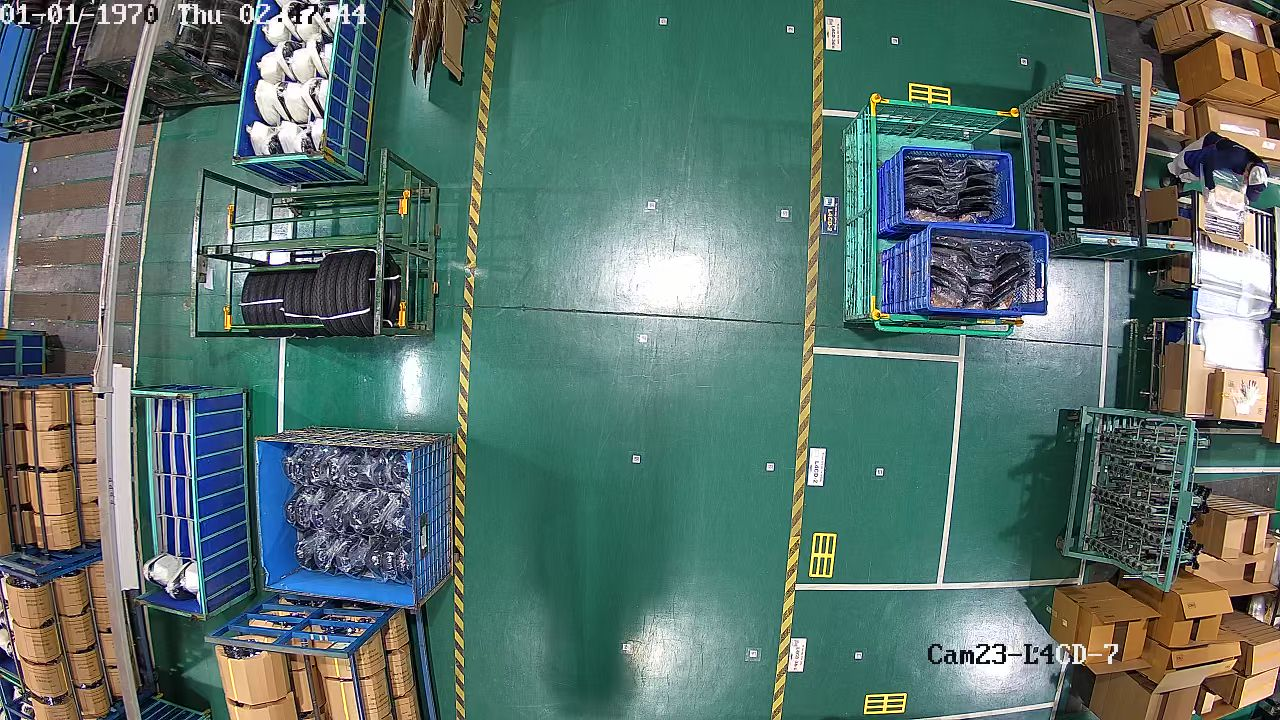
#> input picture src/asset/data/1.jpg, 1280 x 720 px, found by its file name
$ python draft.py
#> lines starting #> are read from the running program, lines starting #| are printed output that depends on the picture
import cv2
import numpy as np
import matplotlib.pyplot as plt

image = cv2.imread(r'src\asset\data\1.jpg')
#> image is the input picture: shape (720, 1280, 3); mean B, G, R 107.2, 112.9, 89.7
image = cv2.cvtColor(image, cv2.COLOR_BGR2RGB)

# MeanShift
mean_shift = cv2.pyrMeanShiftFiltering(image, sp=30, sr=40, maxLevel=1)
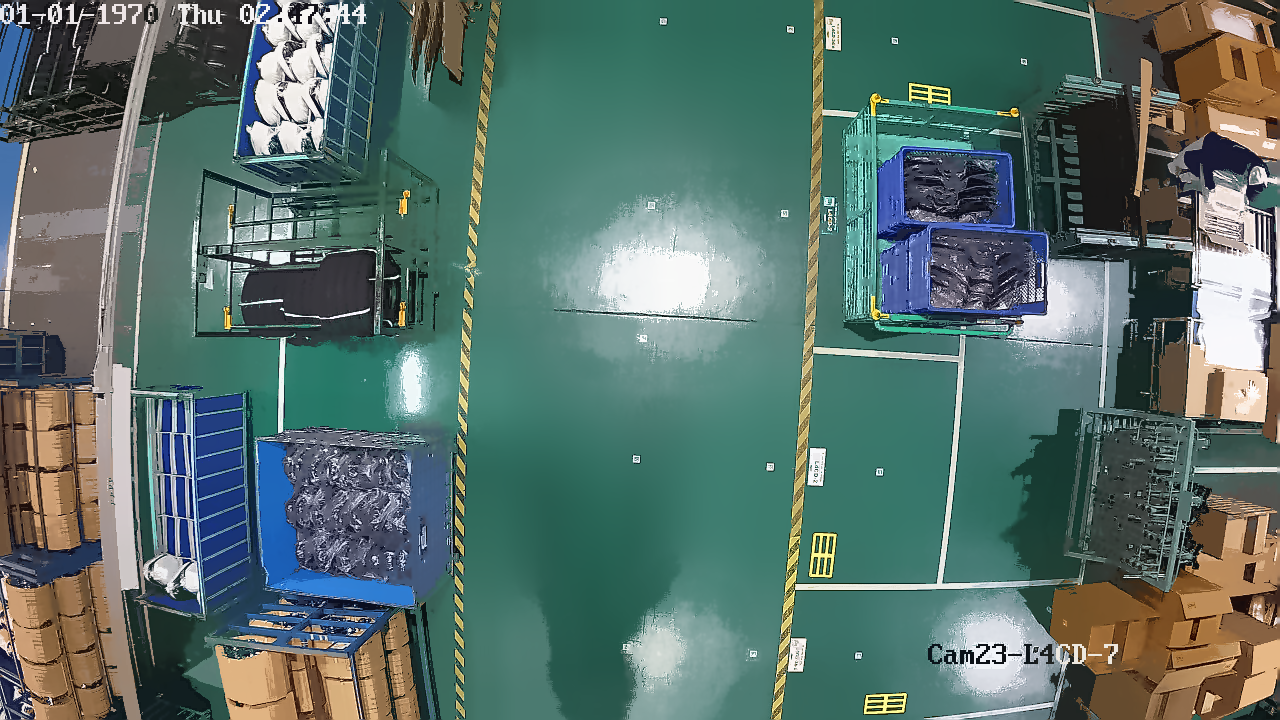
#> mean_shift: shape (720, 1280, 3); mean R, G, B 89, 112.7, 106.6

# K-means
pixel_values = image.reshape((-1, 3))
pixel_values = np.float32(pixel_values)
criteria = (cv2.TERM_CRITERIA_EPS + cv2.TERM_CRITERIA_MAX_ITER, 100, 0.85)
_, labels, centers = cv2.kmeans(pixel_values, 3, None, criteria, 10, cv2.KMEANS_RANDOM_CENTERS)
#> centers = [[34.09, 45.51, 45.98], [79.71, 115, 107.6], [197.8, 199.1, 190.2]]
centers = np.uint8(centers)
#> centers = [[34, 45, 45], [79, 115, 107], [197, 199, 190]]
kmeans = centers[labels.flatten()].reshape(image.shape)
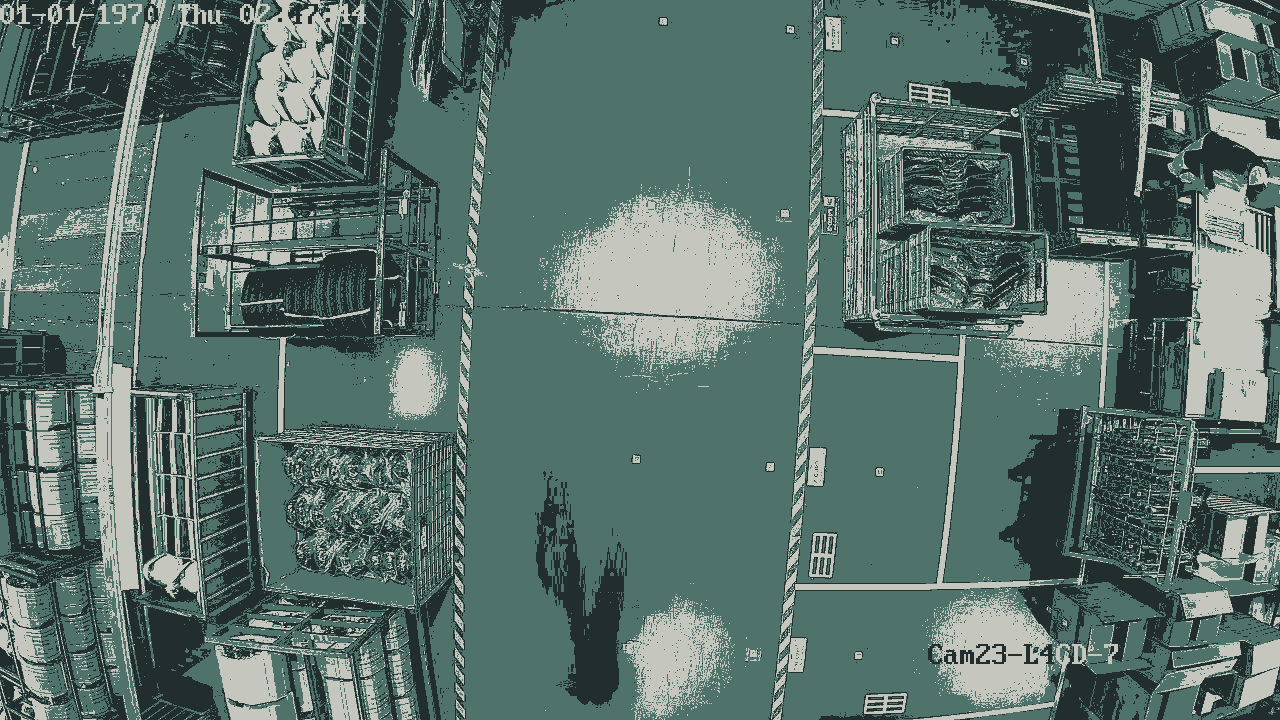
#> kmeans: shape (720, 1280, 3); mean R, G, B 89.1, 112.7, 106.5

# Plot
plt.figure(figsize=(15, 5))
plt.subplot(131), plt.imshow(image), plt.title('Original')
plt.subplot(132), plt.imshow(mean_shift), plt.title('MeanShift')
plt.subplot(133), plt.imshow(kmeans), plt.title('K-means (K=3)')
plt.show()
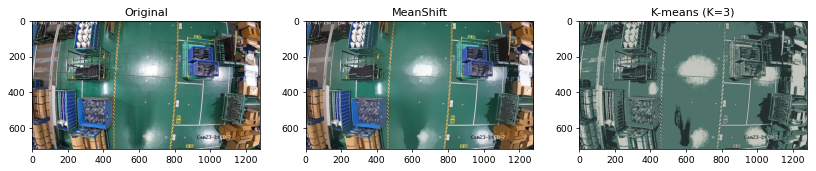
#> figure drawn by matplotlib, 3 panels
